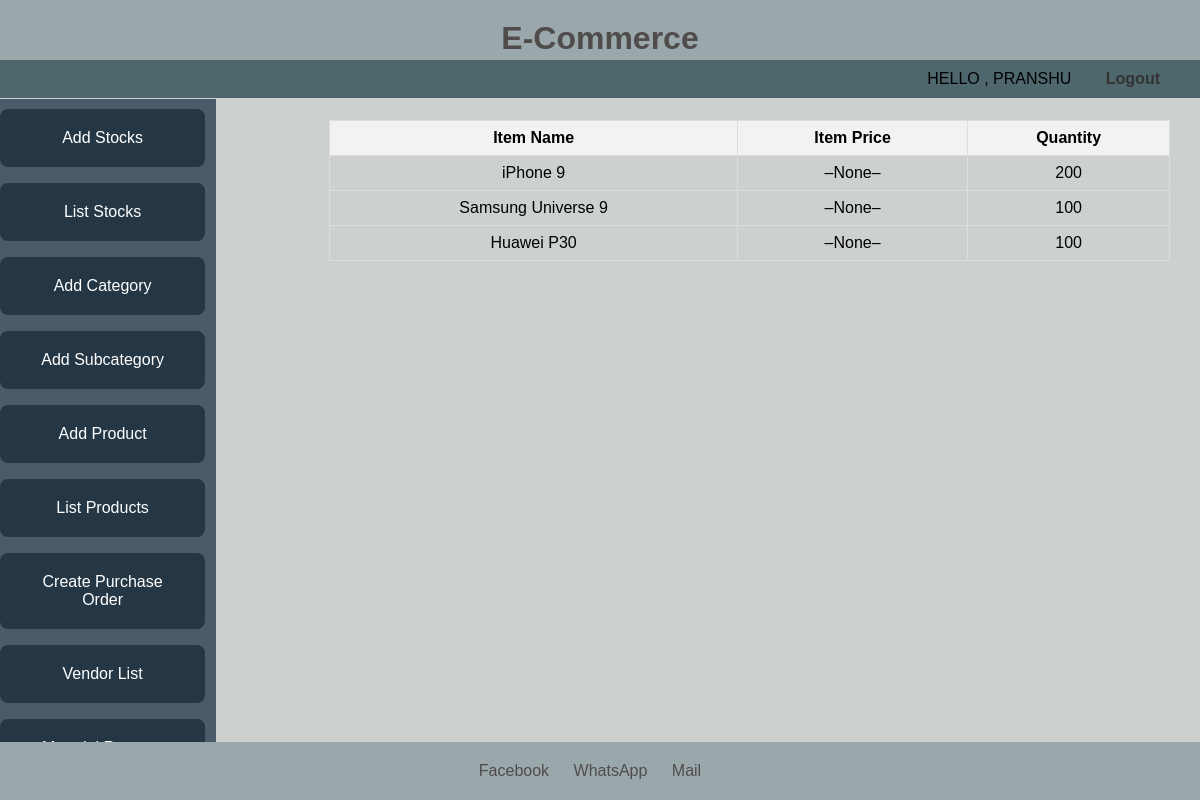
Page /Warehouse/admin/VendorDetails/purchaseOrderList/listOrderItems/1/1/79736/ on the committed database.
### Warehouse/models.py (models this page shows, shortened)
class AdminModel(models.Model):
    first_name = models.CharField(max_length=120)
    last_name = models.CharField(max_length=120)
    email = models.EmailField(unique=True)
    mobile = models.CharField(max_length=12,unique=True)
    address = models.CharField(max_length=120)
    password = models.CharField(max_length=120)
    confirmpassword = models.CharField(max_length=120)
    otp = models.CharField(max_length=8,default=0)
    otp_created_at = models.DateTimeField(blank=True, null=True)
    class Meta:
       db_table = "admin"

class OrderItem(models.Model):
    order = models.ForeignKey(PurchaseOrder, on_delete=models.CASCADE)
    product = models.ForeignKey(Product, on_delete=models.CASCADE)
    item_price = models.DecimalField(max_digits=10, decimal_places=2,null=True,default=0)
    quantity = models.PositiveIntegerField()
    class Meta:
       db_table = "order_item"

### Product/models.py (models this page shows)
class Product(models.Model):
    name = models.CharField(max_length=100)
    display = models.BooleanField(default=True)
    images = models.JSONField(default=list)
    category = models.ForeignKey(Category, on_delete=models.CASCADE)
    subcategory = models.ForeignKey(SubCategory, on_delete=models.CASCADE)
    description = models.TextField()
    price = models.DecimalField(max_digits=10, decimal_places=2)
    hsn_code = models.CharField(max_length=10,default=0)
    def __str__(self):
        return self.name
    class Meta:
       db_table = 'product'

### Warehouse/views.py (the view)
# urls.py: path('admin/VendorDetails/purchaseOrderList/listOrderItems/<int:admin_id>/<int:vendor_id>/<int:po_id>/',ListOrderItems.as_view(),name='POlist'),
class ListOrderItems(APIView):
    def get(self, request,admin_id,vendor_id,po_id):
        admin = AdminModel.objects.get(pk=admin_id)
        vendor=VendorModel.objects.get(pk=vendor_id)
        purchaseorder = PurchaseOrder.objects.get(po_id=po_id)
        orderItems = OrderItem.objects.filter(order=purchaseorder)
        categories = Category.objects.all()
        products = Product.objects.filter(display=True).order_by('id')
        return TemplateResponse(request,'PurchaseOrder/listOrderItems.html', {'admin': admin, 'category': categories, 'products': products,'orderItems':orderItems})

### templates/PurchaseOrder/listOrderItems.html (shortened to what this page needs)
{% extends 'Admin/adminLoggedin.html' %}
{% block content %}
<h1>List Of Ordered Items</h1>
<div class="item-container">
    <div class="item-table">
        <table class="item-table ">
            <thead>
                <tr>
                    <th>Item Name</th>
                    <th>Item Price</th>
                    <th>Quantity</th>
                </tr>
            </thead>
            <tbody>
        {% for item in orderItems %}
        <tr>
            <td>{{ item.product }} </td>
            <td>{% if item.item_price == 0 %} –None– {% else %} Rs.{{ item.item_price }} {% endif %}</td>
             <td> {{item.quantity}}</td>
        {% empty %}
        </tr>
        <tr>
            <td colspan="4">No products available for this category</td>
        </tr>
        {% endfor %}
    </tbody>
{% endblock %}

### templates/Admin/adminLoggedin.html (shortened to what this page needs)
<!DOCTYPE html>
<html lang="en">
<head>
    <link rel="stylesheet" href="https://cdnjs.cloudflare.com/ajax/libs/font-awesome/5.15.4/css/all.min.css">
</head>
<body>
    <header>
        <h1><a href="{% url 'loggedIn_admin' admin_id=admin.id %}" style="text-decoration: none; color: #504c4c;">E-Commerce</a></h1>
    </header>
    <nav>
        <ul class="right-links">
            <li>HELLO , {{admin.first_name}}</li>
            <li><a href="{% url 'adminLogin' %}">Logout</a></li>
        </ul>
    </nav>
    <div class="products-container">
        <div class="sidebar">
            <a href="{% url 'AddStocks' admin_id=admin.id %}" class="button">Add Stocks</a>
            <a href="{% url 'list_stocks' admin_id=admin.id %}" class="button">List Stocks</a>
            <a href="{% url 'AddCategory' admin_id=admin.id %}" class="button">Add Category</a>
            <a href="{% url 'AddSubCategory' admin_id=admin.id %}" class="button">Add Subcategory</a>
            <a href="{% url 'AddProduct' admin_id=admin.id %}" class="button">Add Product</a>
            <a href="{% url 'list_products' admin_id=admin.id %}" class="button">List Products</a>
            <a href="{% url 'purchaseOrder' admin_id=admin.id %}" class="button">Create Purchase Order</a>
            <a href="{% url 'vendorList' admin_id=admin.id %}" class="button">Vendor List</a>
            <a href="{% url 'materialRequestList' admin_id=admin.id %}" class="button">Material Request List</a>
        </div>
        {% block content %}{% endblock %}
    </div>
    <footer>
        <ul>
            <li><a href="#">Facebook</a></li>
            <li><a href="#">WhatsApp</a></li>
            <li><a href="{% url 'contact_us_messages' %}">Mail</a></li>
        </ul>
    </footer>
</body>
</html>

### templates/Admin/adminLoggedin.html (style rules this page uses)
* { margin: 0; padding: 0; box-sizing: border-box; font-family: Arial, sans-serif; }
body { background-color: #CCD0CF; display: flex; flex-direction: column; min-height: 100vh; }
header { background-color: #9ba8ab; color: #504c4c; padding: 20px 0; text-align: center; position: fixed; top: 0; left: 0; width: 100%; z-index: 1000; }
header h1 { font-size: 2rem; }
nav { display: flex; justify-content: space-between; align-items: center; background-color: #4D676D; padding: 10px; position: fixed; top: 60px; left: 0; width: 100%; z-index: 1000; }
.left-links, .right-links { list-style-type: none; margin: 0; padding: 0; }
.left-links li, .right-links li { display: inline; margin-right: 20px; }
.right-links { margin-left: auto; }
nav ul { list-style-type: none; margin: 0; padding: 0; }
nav ul li { display: inline; margin-right: 20px; }
nav a { text-decoration: none; color: #333; font-weight: bold; padding: 10px; transition: background-color 0.3s ease; }
.products-container { display: flex; height: 100vh; }
.sidebar { background-color: #4A5C6A; color: #333; width: 18%; padding: 10px 0; position: fixed; top: 98.5px; bottom: 0; overflow-y: auto; }
.button { background-color: #253745; color: #fff; padding: 20px 35px; border-radius: 8px; cursor: pointer; border: none; outline: none; transition: background-color 0.3s; margin-bottom: 1rem; width: 95%; text-align: center; display: block; text-decoration: none; }
footer { background-color: #9ba8ab; color: #EAEAEA; text-align: center; padding: 20px 0; margin-top: auto; width: 100%; position: fixed; bottom: 0; left: 0; z-index: 1000; }
footer ul { list-style-type: none; margin: 0; padding: 0; }
footer ul li { color: #EAEAEA; display: inline; margin-right: 20px; }
footer ul li a { color: #504c4c; text-decoration: none; }

### templates/PurchaseOrder/listOrderItems.html (style rules this page uses)
.item-container { margin: 120px 30px 50px 100px; width: 100%; }
.item-table { width: 100%; border-collapse: collapse; }
.item-table th, .item-table td { border: 1px solid #ddd; padding: 8px; text-align: center; }
.item-table th { background-color: #f2f2f2; }

### rows in the picture
AdminModel: first_name "PRANSHU"
OrderItem: product "iPhone 9", item_price "–None–", quantity "200"
OrderItem: product "Samsung Universe 9", item_price "–None–", quantity "100"
OrderItem: product "Huawei P30", item_price "–None–", quantity "100"
